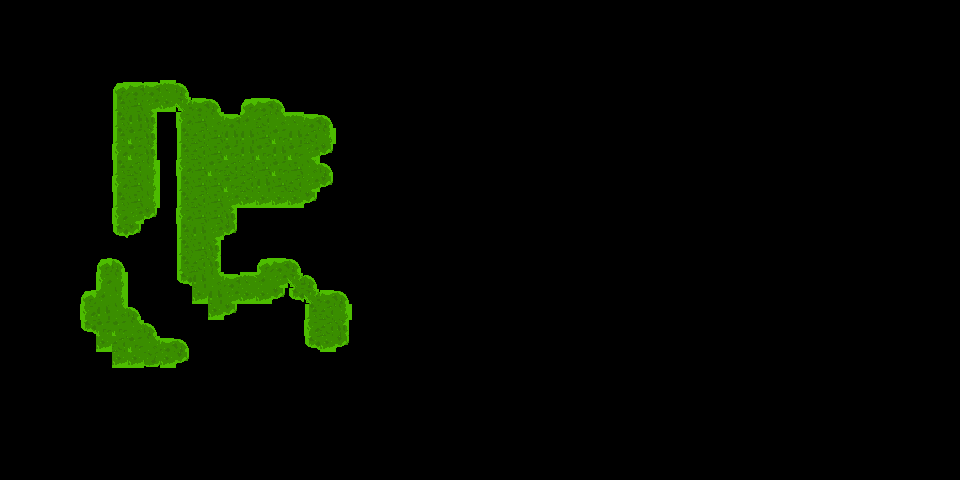

Rendered tile map (Tiled .tmx) drawn with the repository's tilesets; below, a short description and the full map source, tile grids included:
An orthogonal 60x30 tile map with 16x16 px tiles, 1 tile layer (terrain) and 2 objects (finish-line, ball-spawn).

<map version="1.10" tiledversion="1.12.2" orientation="orthogonal" renderorder="right-down" width="60" height="30" tilewidth="16" tileheight="16" infinite="0" nextlayerid="3" nextobjectid="6">
 <properties>
  <property name="boost_line-capacity" type="float" value="20000" />
  <property name="cannon-count" type="int" value="3" />
  <property name="line-capacity" type="float" value="20000" />
 </properties>
 <tileset firstgid="1" source="tileset.tsx" />
 <layer id="1" name="terrain" width="60" height="30">
  <data encoding="csv">
0,0,0,0,0,0,0,0,0,0,0,0,0,0,0,0,0,0,0,0,0,0,0,0,0,0,0,0,0,0,0,0,0,0,0,0,0,0,0,0,0,0,0,0,0,0,0,0,0,0,0,0,0,0,0,0,0,0,0,0,
0,0,0,0,0,0,0,0,0,0,0,0,0,0,0,0,0,0,0,0,0,0,0,0,0,0,0,0,0,0,0,0,0,0,0,0,0,0,0,0,0,0,0,0,0,0,0,0,0,0,0,0,0,0,0,0,0,0,0,0,
0,0,0,0,0,0,0,0,0,0,0,0,0,0,0,0,0,0,0,0,0,0,0,0,0,0,0,0,0,0,0,0,0,0,0,0,0,0,0,0,0,0,0,0,0,0,0,0,0,0,0,0,0,0,0,0,0,0,0,0,
0,0,0,0,0,0,0,0,0,0,0,0,0,0,0,0,0,0,0,0,0,0,0,0,0,0,0,0,0,0,0,0,0,0,0,0,0,0,0,0,0,0,0,0,0,0,0,0,0,0,0,0,0,0,0,0,0,0,0,0,
0,0,0,0,0,0,0,0,0,0,0,0,0,0,0,0,0,0,0,0,0,0,0,0,0,0,0,0,0,0,0,0,0,0,0,0,0,0,0,0,0,0,0,0,0,0,0,0,0,0,0,0,0,0,0,0,0,0,0,0,
0,0,0,0,0,0,0,3,4,4,30,5,0,0,0,0,0,0,0,0,0,0,0,0,0,0,0,0,0,0,0,0,0,0,0,0,0,0,0,0,0,0,0,0,0,0,0,0,0,0,0,0,0,0,0,0,0,0,0,0,
0,0,0,0,0,0,0,14,53,7,8,74,4,5,0,3,4,5,0,0,0,0,0,0,0,0,0,0,0,0,0,0,0,0,0,0,0,0,0,0,0,0,0,0,0,0,0,0,0,0,0,0,0,0,0,0,0,0,0,0,
0,0,0,0,0,0,0,14,54,16,0,20,53,29,4,31,15,29,30,4,5,0,0,0,0,0,0,0,0,0,0,0,0,0,0,0,0,0,0,0,0,0,0,0,0,0,0,0,0,0,0,0,0,0,0,0,0,0,0,0,
0,0,0,0,0,0,0,14,9,16,0,14,15,53,54,54,53,9,54,15,18,0,0,0,0,0,0,0,0,0,0,0,0,0,0,0,0,0,0,0,0,0,0,0,0,0,0,0,0,0,0,0,0,0,0,0,0,0,0,0,
0,0,0,0,0,0,0,20,9,16,0,14,15,53,9,54,9,54,9,7,27,0,0,0,0,0,0,0,0,0,0,0,0,0,0,0,0,0,0,0,0,0,0,0,0,0,0,0,0,0,0,0,0,0,0,0,0,0,0,0,
0,0,0,0,0,0,0,14,15,18,0,20,53,9,15,15,53,9,53,29,5,0,0,0,0,0,0,0,0,0,0,0,0,0,0,0,0,0,0,0,0,0,0,0,0,0,0,0,0,0,0,0,0,0,0,0,0,0,0,0,
0,0,0,0,0,0,0,20,53,18,0,14,53,53,9,15,54,53,15,7,27,0,0,0,0,0,0,0,0,0,0,0,0,0,0,0,0,0,0,0,0,0,0,0,0,0,0,0,0,0,0,0,0,0,0,0,0,0,0,0,
0,0,0,0,0,0,0,14,53,18,0,14,15,53,7,8,8,8,8,27,0,0,0,0,0,0,0,0,0,0,0,0,0,0,0,0,0,0,0,0,0,0,0,0,0,0,0,0,0,0,0,0,0,0,0,0,0,0,0,0,
0,0,0,0,0,0,0,20,7,27,0,20,53,53,16,0,0,0,0,0,0,0,0,0,0,0,0,0,0,0,0,0,0,0,0,0,0,0,0,0,0,0,0,0,0,0,0,0,0,0,0,0,0,0,0,0,0,0,0,0,
0,0,0,0,0,0,0,25,27,0,0,14,54,7,27,0,0,0,0,0,0,0,0,0,0,0,0,0,0,0,0,0,0,0,0,0,0,0,0,0,0,0,0,0,0,0,0,0,0,0,0,0,0,0,0,0,0,0,0,0,
0,0,0,0,0,0,0,0,0,0,0,14,53,16,0,0,0,0,0,0,0,0,0,0,0,0,0,0,0,0,0,0,0,0,0,0,0,0,0,0,0,0,0,0,0,0,0,0,0,0,0,0,0,0,0,0,0,0,0,0,
0,0,0,0,0,0,3,5,0,0,0,14,15,16,0,0,3,4,5,0,0,0,0,0,0,0,0,0,0,0,0,0,0,0,0,0,0,0,0,0,0,0,0,0,0,0,0,0,0,0,0,0,0,0,0,0,0,0,0,0,
0,0,0,0,0,0,20,18,0,0,0,25,54,29,4,30,31,7,74,5,0,0,0,0,0,0,0,0,0,0,0,0,0,0,0,0,0,0,0,0,0,0,0,0,0,0,0,0,0,0,0,0,0,0,0,0,0,0,0,0,
0,0,0,0,0,3,31,18,0,0,0,0,8,54,7,8,8,27,25,74,4,5,0,0,0,0,0,0,0,0,0,0,0,0,0,0,0,0,0,0,0,0,0,0,0,0,0,0,0,0,0,0,0,0,0,0,0,0,0,0,
0,0,0,0,0,20,54,29,5,0,0,0,0,8,27,0,0,0,0,14,15,18,0,0,0,0,0,0,0,0,0,0,0,0,0,0,0,0,0,0,0,0,0,0,0,0,0,0,0,0,0,0,0,0,0,0,0,0,0,0,
0,0,0,0,0,25,9,9,29,5,0,0,0,0,0,0,0,0,0,20,15,16,0,0,0,0,0,0,0,0,0,0,0,0,0,0,0,0,0,0,0,0,0,0,0,0,0,0,0,0,0,0,0,0,0,0,0,0,0,0,
0,0,0,0,0,0,8,15,9,29,4,5,0,0,0,0,0,0,0,25,8,27,0,0,0,0,0,0,0,0,0,0,0,0,0,0,0,0,0,0,0,0,0,0,0,0,0,0,0,0,0,0,0,0,0,0,0,0,0,0,
0,0,0,0,0,0,0,8,8,26,8,27,0,0,0,0,0,0,0,0,0,0,0,0,0,0,0,0,0,0,0,0,0,0,0,0,0,0,0,0,0,0,0,0,0,0,0,0,0,0,0,0,0,0,0,0,0,0,0,0,
0,0,0,0,0,0,0,0,0,0,0,0,0,0,0,0,0,0,0,0,0,0,0,0,0,0,0,0,0,0,0,0,0,0,0,0,0,0,0,0,0,0,0,0,0,0,0,0,0,0,0,0,0,0,0,0,0,0,0,0,
0,0,0,0,0,0,0,0,0,0,0,0,0,0,0,0,0,0,0,0,0,0,0,0,0,0,0,0,0,0,0,0,0,0,0,0,0,0,0,0,0,0,0,0,0,0,0,0,0,0,0,0,0,0,0,0,0,0,0,0,
0,0,0,0,0,0,0,0,0,0,0,0,0,0,0,0,0,0,0,0,0,0,0,0,0,0,0,0,0,0,0,0,0,0,0,0,0,0,0,0,0,0,0,0,0,0,0,0,0,0,0,0,0,0,0,0,0,0,0,0,
0,0,0,0,0,0,0,0,0,0,0,0,0,0,0,0,0,0,0,0,0,0,0,0,0,0,0,0,0,0,0,0,0,0,0,0,0,0,0,0,0,0,0,0,0,0,0,0,0,0,0,0,0,0,0,0,0,0,0,0,
0,0,0,0,0,0,0,0,0,0,0,0,0,0,0,0,0,0,0,0,0,0,0,0,0,0,0,0,0,0,0,0,0,0,0,0,0,0,0,0,0,0,0,0,0,0,0,0,0,0,0,0,0,0,0,0,0,0,0,0,
0,0,0,0,0,0,0,0,0,0,0,0,0,0,0,0,0,0,0,0,0,0,0,0,0,0,0,0,0,0,0,0,0,0,0,0,0,0,0,0,0,0,0,0,0,0,0,0,0,0,0,0,0,0,0,0,0,0,0,0,
0,0,0,0,0,0,0,0,0,0,0,0,0,0,0,0,0,0,0,0,0,0,0,0,0,0,0,0,0,0,0,0,0,0,0,0,0,0,0,0,0,0,0,0,0,0,0,0,0,0,0,0,0,0,0,0,0,0,0,0
</data>
 </layer>
 <objectgroup id="2" name="game">
  <object id="2" name="finish-line" x="913.333" y="338.667">
   <polygon points="0,0 -1.33333,122.667 28,122.667 28,-2.66667" />
  </object>
  <object id="3" name="ball-spawn" x="37.3333" y="58.6667">
   <point />
  </object>
 </objectgroup>
</map>
